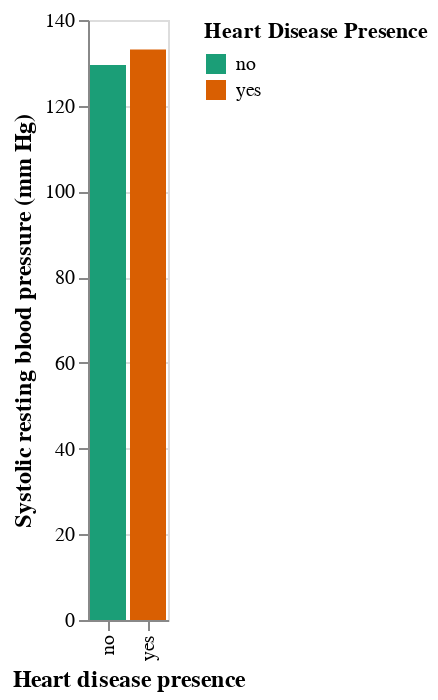

Source (notebook cell):
### Markdown cell above
**Figure 9C: Heart disease presence versus systolic blood pressure:**

### Code cell
hdp_vs_restbps_general = (
    alt.Chart(hd_general_mean2_)
    .mark_bar()
    .encode(
        x=alt.X("heart_disease_presence", title="Heart disease presence"),
        y=alt.Y("trestbps(systolic) mean", title="Systolic resting blood pressure (mm Hg)"),
        color=alt.Color("heart_disease_presence", title="Heart Disease Presence", scale=alt.Scale(scheme='dark2'))
    )
).configure_axis(titleFontSize=12)
hdp_vs_restbps_general

### Figure 1 — Vega-Lite specification as saved in the notebook (floating-point values rounded to 4 significant figures)
{"config": {"view": {"continuousWidth": 400, "continuousHeight": 300}, "axis": {"titleFontSize": 12}}, "data": {"name": "data-da41559b3fddfbcd7944c3cccd413fb2"}, "mark": "bar", "encoding": {"color": {"field": "heart_disease_presence", "scale": {"scheme": "dark2"}, "title": "Heart Disease Presence", "type": "nominal"}, "x": {"field": "heart_disease_presence", "title": "Heart disease presence", "type": "nominal"}, "y": {"field": "trestbps(systolic) mean", "title": "Systolic resting blood pressure (mm Hg)", "type": "quantitative"}}, "$schema": "https://vega.github.io/schema/vega-lite/v4.17.0.json", "datasets": {"data-da41559b3fddfbcd7944c3cccd413fb2": [{"heart_disease_presence": "no", "trestbps(systolic) mean": 129.5, "chol mean": 244.1, "max_heart_rate mean": 158.9}, {"heart_disease_presence": "yes", "trestbps(systolic) mean": 133.1, "chol mean": 249.7, "max_heart_rate mean": 139.6}]}}
